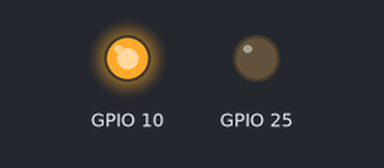
Recording of a program running on a simulated Raspberry Pi (BCM pin numbers). Parts: output pins drawn as LEDs (lit = HIGH). What the program prints to the terminal is not drawn. At 5.0 s the program stops and its outputs stay as they are.

Above: at 0.1 s.
Timing chart, 0 to 1.6 s (numbered marks = the images above):
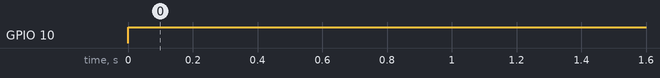

The program:

la-in.py
```python
#!/usr/bin/python

import RPi.GPIO as GPIO
import time

GPIO.setmode(GPIO.BCM)
GPIO.setwarnings(False)

GPIO.setup(10, GPIO.OUT)
GPIO.setup(25, GPIO.OUT)

GPIO.output(10, GPIO.LOW)
GPIO.output(25, GPIO.LOW)

print("run actuator direction 1 for 5 seconds")
GPIO.output(10,GPIO.HIGH)
#GPIO.output(25, GPIO.LOW)
time.sleep(5)
print("stop 5 seconds")
#time.sleep(5)
#GPIO.output(10, GPIO.LOW)
#GPIO.output(25, GPIO.LOW)
print ("run actuator direction 2 for 5 seconds")
#GPIO.output(10, GPIO.LOW)
#GPIO.output(25, GPIO.HIGH)
#time.sleep(5)
print("stop actuator program end")
```

Measured:
- by itself, GPIO 10: LOW → HIGH at 0.00 s
